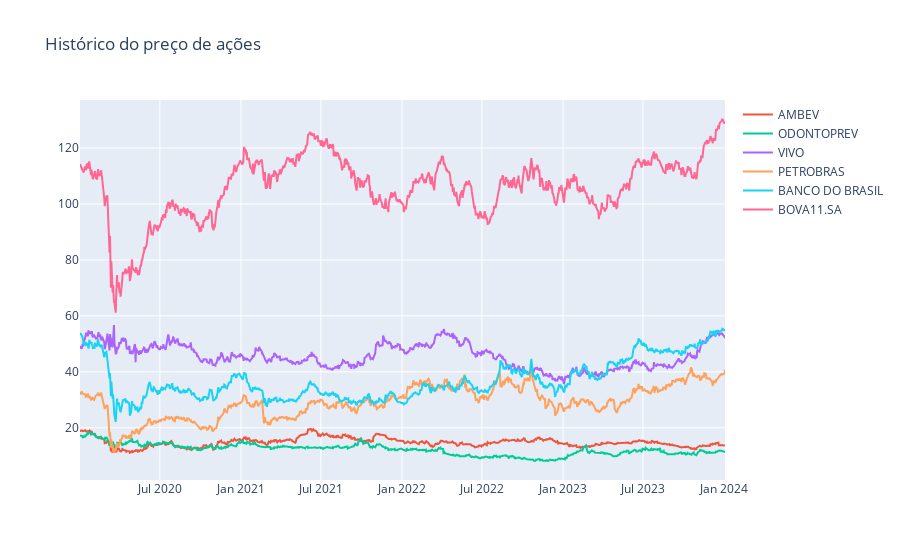

Notebook code for this chart:
### Code cell
figura = px.line(title='Histórico do preço de ações')
for i in acoes_ex_df.columns[1:]:
    figura.add_scatter(x=acoes_ex_df['Date'], y=acoes_ex_df[i], name=i)
figura.show()

### Figure 1 — Plotly figure (JSON) as saved in the notebook; plotly's stock layout.template omitted (floating-point values rounded to 4 significant figures; data arrays with more than 128 entries replaced by an {"elided": "..."} marker saying what was removed)
{"data": [{"hovertemplate": "<extra></extra>", "legendgroup": "", "line": {"color": "#636efa", "dash": "solid"}, "marker": {"symbol": "circle"}, "mode": "lines", "name": "", "orientation": "v", "showlegend": false, "type": "scatter", "xaxis": "x", "yaxis": "y"}, {"name": "AMBEV", "type": "scatter", "x": {"elided": "995 str values"}, "y": {"elided": "995 float values"}}, {"name": "ODONTOPREV", "type": "scatter", "x": {"elided": "995 str values"}, "y": {"elided": "995 float values"}}, {"name": "VIVO", "type": "scatter", "x": {"elided": "995 str values"}, "y": {"elided": "995 float values"}}, {"name": "PETROBRAS", "type": "scatter", "x": {"elided": "995 str values"}, "y": {"elided": "995 float values"}}, {"name": "BANCO DO BRASIL", "type": "scatter", "x": {"elided": "995 str values"}, "y": {"elided": "995 float values"}}, {"name": "BOVA11.SA", "type": "scatter", "x": {"elided": "995 str values"}, "y": {"elided": "995 float values"}}], "layout": {"legend": {"tracegroupgap": 0}, "title": {"text": "Histórico do preço de ações"}, "xaxis": {"anchor": "y", "domain": [0, 1]}, "yaxis": {"anchor": "x", "domain": [0, 1]}}}
